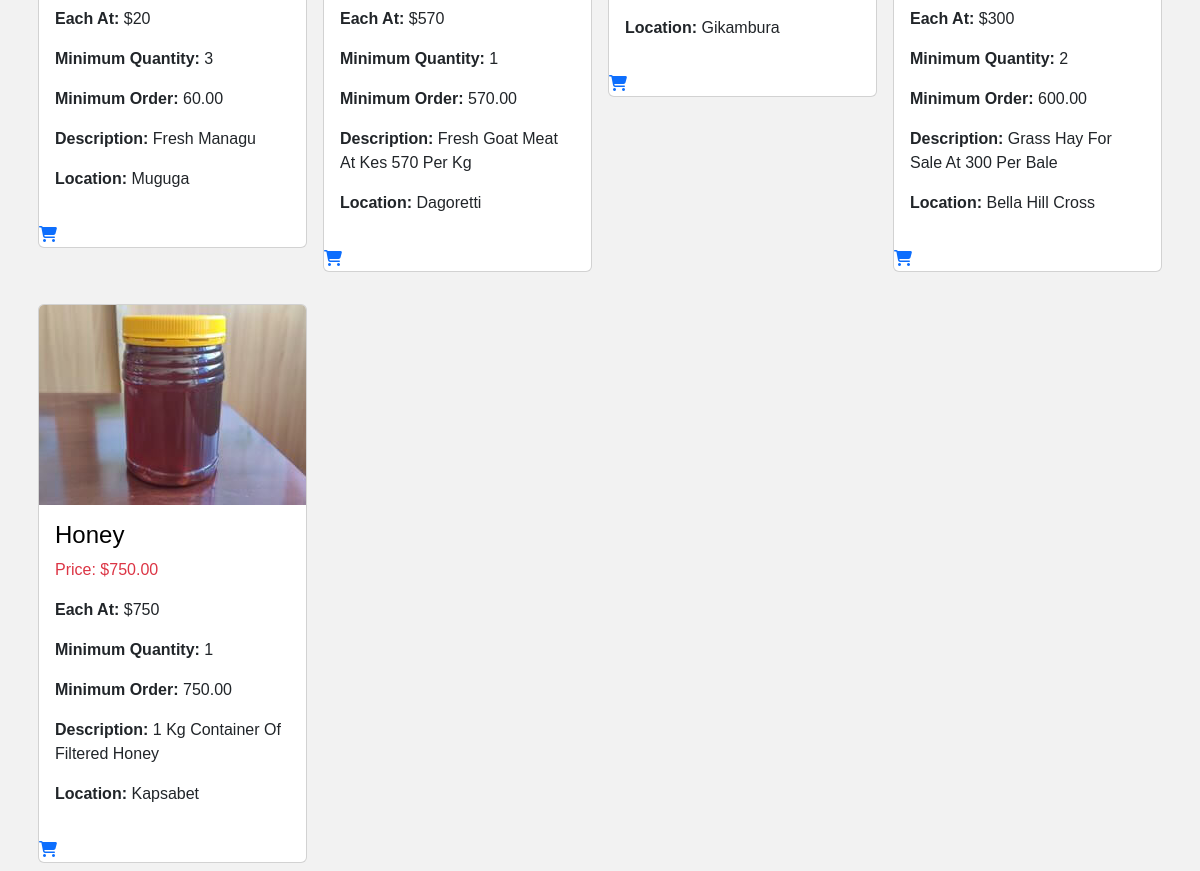
The page /product_search/ (lower part) on the database as committed earlier.
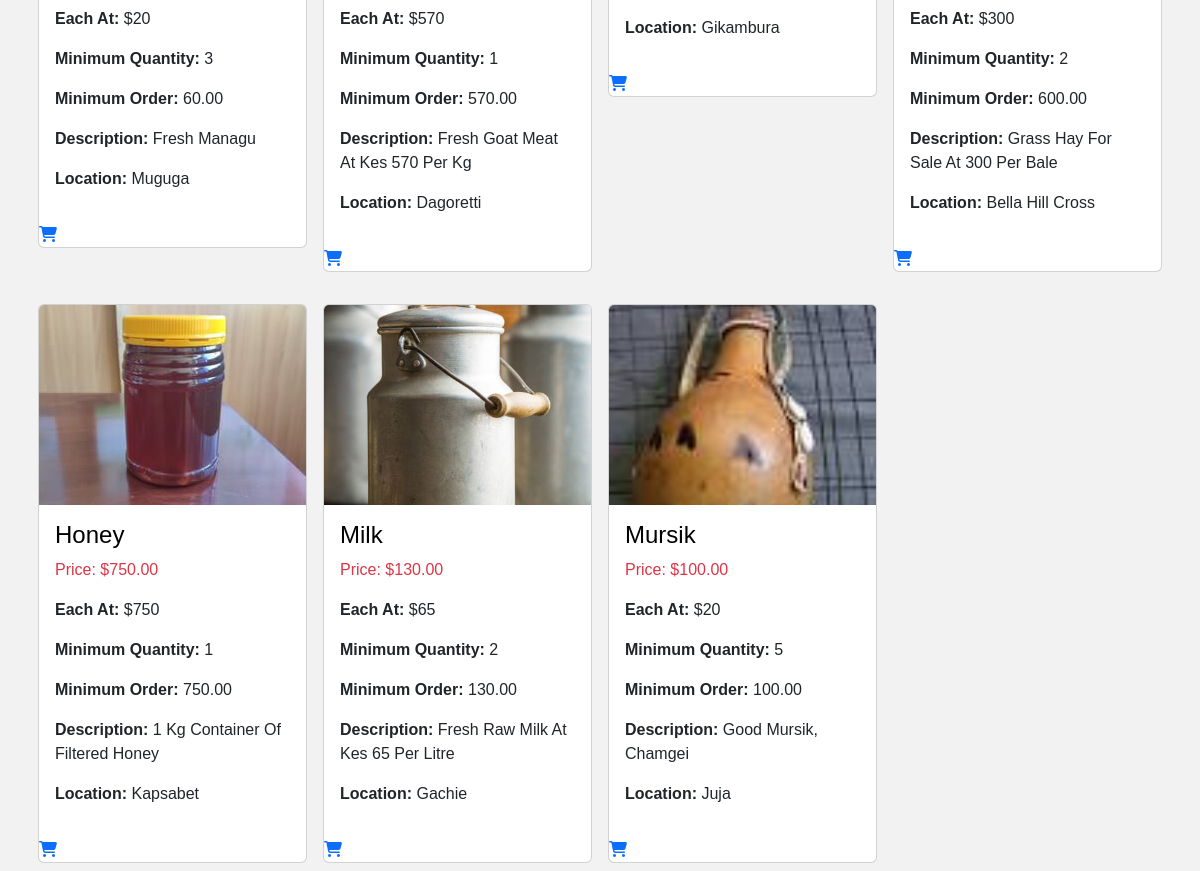
The same page on the database as committed later.
### product/models.py (models this page shows, shortened)
class Product(models.Model):
    CATEGORIES = (
        ("Vegetables", "Vegetables"),
        ("Fruits", "Fruits"),
        ("Meat, Poultry & Dairy", "Meat, Poultry & Dairy"),
        ("Farm Feeds", "Farm Feeds")
    )
    owner = models.ForeignKey(User, on_delete=models.CASCADE)
    name = models.CharField(max_length=30)
    category = models.CharField(max_length=25, default="Vegetables", choices=CATEGORIES)
    quantity = models.IntegerField(default=5)
    description = models.CharField(max_length=200)
    image = models.ImageField(upload_to="products")
    price = models.IntegerField()
    location = models.CharField(max_length=50)
    unit_price = models.DecimalField(max_digits=10, decimal_places=2, blank=True, null=True)

### product/views.py (the view)
# urls.py: path("product_search/", views.product_search, name="product_search"),
def product_search(request):
    form = ProductSearchForm(request.GET)
    products = Product.objects.all()
    if form.is_valid():
        name = form.cleaned_data.get('name')
        location = form.cleaned_data.get('location')
        category = form.cleaned_data.get('category')
        if name:
            products = products.filter(Q(name__icontains=name))
        if location:
            products = products.filter(Q(location__icontains=location))
        if category and category != 'Select a category':
            products = products.filter(Q(category=category))
    context = {
        'form': form,
        'products': products
    }
    return render(request, 'product/product_search.html', context)

### product/templates/product/product_search.html (shortened to what this page needs)
{% extends 'Account/base.html' %}
{% load crispy_forms_tags %}
{% block content %}
<div class="container mt-3">
    <div class="row">
        {% for product in products %}
        <div class="col-md-3 p-2">
            <div class="card h-80 mt-3">
                <a class="text-decoration-none" href="{% url 'product:product_details' product.id %}">
                    <img class="card-img-top" src="{{ product.image.url }}" alt="{{ product.name }}" style="height: 200px; object-fit: cover; width: 100%;">
                </a>
                <div class="card-body text-capitalize">
                    <h2 class="card-title text-black text-capitalize fs-4">{{ product.name }}</h2>
                    <p class="card-text text-danger fw-2">Price: ${{ product.unit_price }}</p>
                    <p><strong class="fw-bold">Each at:</strong> ${{ product.price }}</p>
                    <p><strong class="fw-bold">Minimum quantity:</strong> {{ product.quantity }}</p>
                    <p><strong class="fw-bold">Minimum order:</strong> {{ product.unit_price }}</p>
                    <p><strong class="fw-bold">Description:</strong> {{ product.description }}</p>
                    <p class="text-capitalize"> <strong class="fw-bold">Location:</strong> {{ product.location }}</p>
                </div>
                <a href="{% url 'cart:addtocart' product.id %}" class="text-decoration-none color-warning">
                    <i class="fa-solid fa-shopping-cart"></i>
                </a>
            </div>
        </div>
        {% endfor %}
    </div>
</div>
{% endblock content %}

Rows that differ between the two databases and show on the page:
added Product: image (picture), name "Milk", unit_price "130.00", price "65", quantity "2", description "Fresh Raw Milk At Kes 65 Per Litre", location "Gachie"
added Product: image (picture), name "Mursik", unit_price "100.00", price "20", quantity "5", description "Good Mursik, Chamgei", location "Juja"
